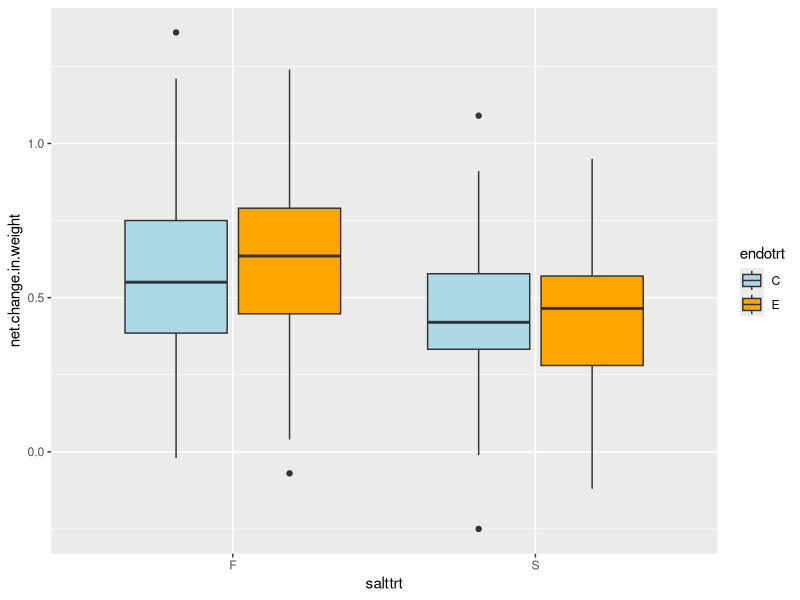
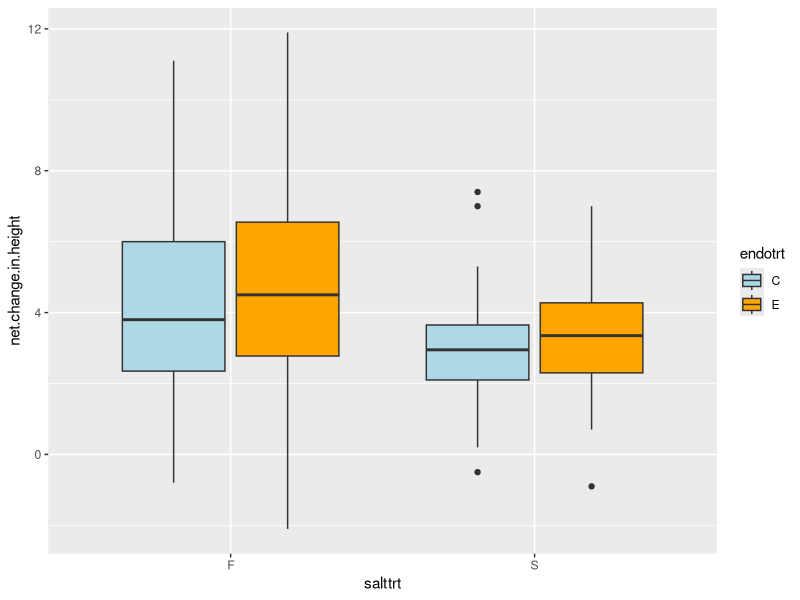
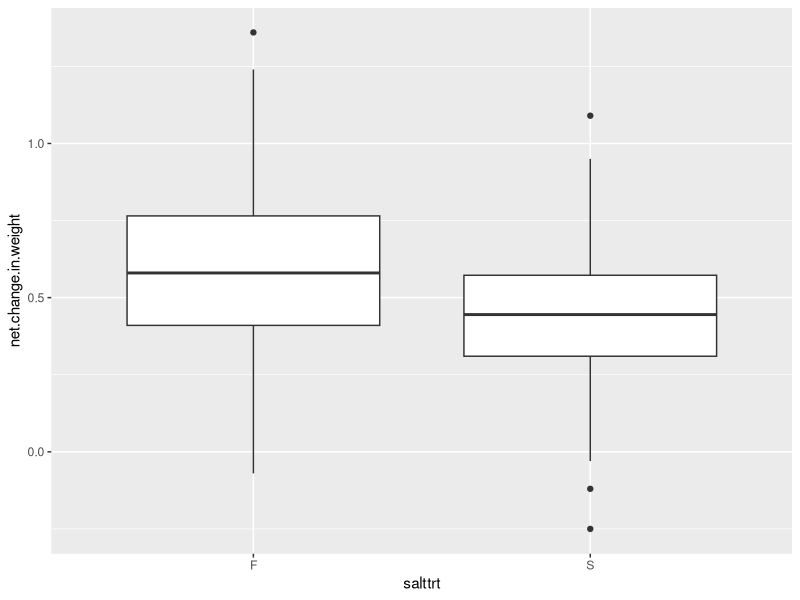
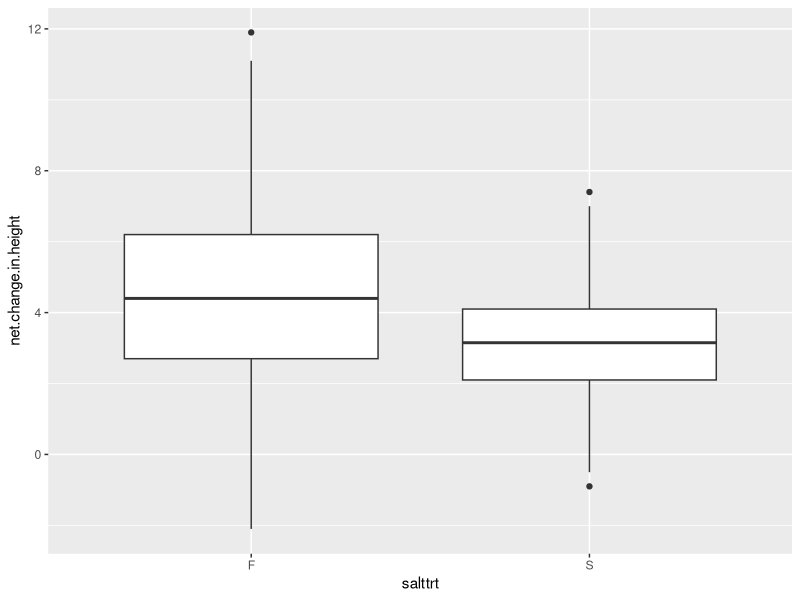
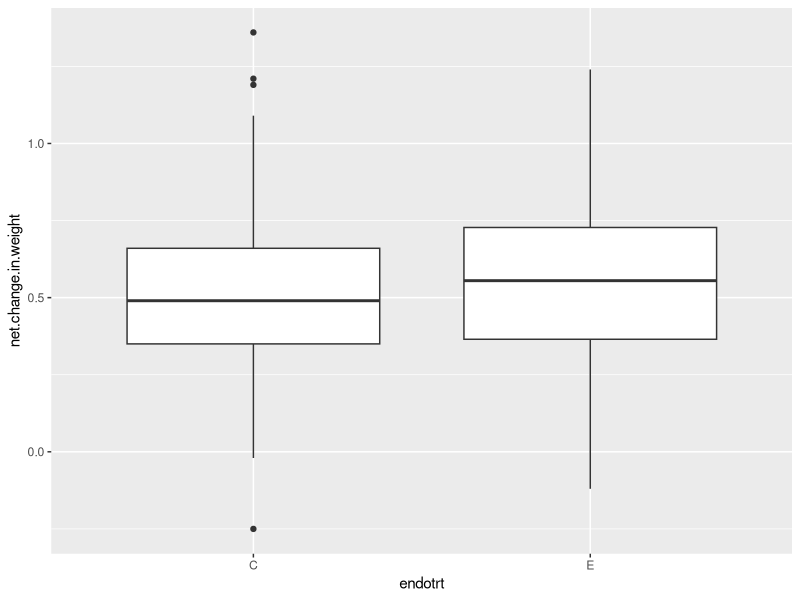
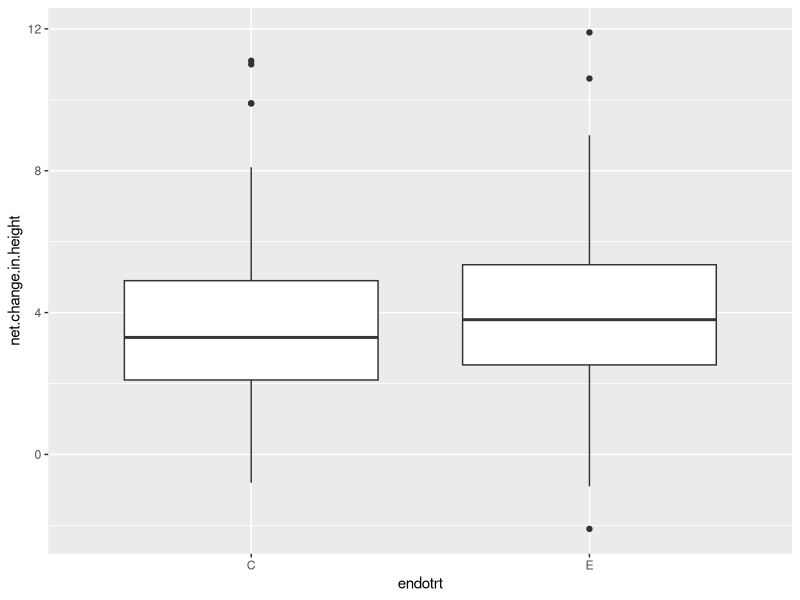

Reproduce these figures in R, in order.
## ---- chunk 1
rm(list = ls())
knitr::opts_chunk$set(echo = TRUE)
library(tidyverse)
## ---- chunk 2
bcgrowth<-read.csv("./bcsaltgrowthdata24Mar21.xlsx.csv")
bcgrowth<-subset(bcgrowth, bcgrowth$status.at.harvest !="dead")
mass_trt<-bcgrowth %>% select(salttrt,endotrt,net.change.in.weight) 
height_trt<-bcgrowth %>% select(salttrt,endotrt,net.change.in.height)
salt_mass<-bcgrowth %>% select(salttrt,net.change.in.weight)
salt_height<-bcgrowth %>% select(salttrt,net.change.in.height)
trt_mass<-bcgrowth %>% select(endotrt,net.change.in.weight) 
trt_height<-bcgrowth %>% select(endotrt,net.change.in.height)
print(bcgrowth)
## ---- chunk 3

endotrt=bcgrowth$endotrt
salttrt=bcgrowth$salttrt
net.change.in.weight=bcgrowth$net.change.in.weight
net.change.in.height=bcgrowth$net.change.in.height
grp_control<-subset(bcgrowth,endotrt=="C")
grp_endo<-subset(bcgrowth,endotrt=="E")
print(grp_endo)

FCmass<-mean(grp_control$net.change.in.weight[salttrt=="F"],na.rm=T)
print(FCmass)
SCmass<-mean(grp_control$net.change.in.weight[salttrt=="S"],na.rm=T)
print(SCmass)
FCheight<-mean(grp_control$net.change.in.height[salttrt=="F"],na.rm=T)
print(FCheight)
SCheight<-mean(grp_control$net.change.in.height[salttrt=="S"],na.rm=T)
print(SCheight)

FEmass<-mean(grp_endo$net.change.in.weight[salttrt=="F"],na.rm=T)
print(FEmass)
SEmass<-mean(grp_endo$net.change.in.weight[salttrt=="S"],na.rm=T)
print(SEmass)
FEheight<-mean(grp_endo$net.change.in.height[salttrt=="F"],na.rm=T)
print(FEheight)
SEheight<-mean(grp_endo$net.change.in.height[salttrt=="S"],na.rm=T)
print(SEheight)
## ---- chunk 4
changemass<-data.frame(FreshControl=FCmass, SaltControl=SCmass, FreshEndo=FEmass, SaltEndo=SEmass)
print(changemass)#average
## ---- chunk 5
changeheight<-data.frame(FreshControl=FCheight, SaltControl=SCheight, FreshEndo=FEheight, SaltEndo=SEheight)
print(changeheight)#average
## ---- chunk 6
ggplot(data=mass_trt)+
 aes(x=salttrt, y=net.change.in.weight, fill=endotrt)+
        scale_fill_manual(values=c("light blue","orange"))+
 geom_boxplot()
## ---- chunk 7
ggplot(data=height_trt)+
 aes(x=salttrt, y=net.change.in.height, fill=endotrt)+
        scale_fill_manual(values=c("light blue","orange"))+
 geom_boxplot()
## ---- chunk 8
ggplot(data=salt_mass)+
 aes(x=salttrt, y=net.change.in.weight)+
 geom_boxplot()
## ---- chunk 9
ggplot(data=salt_height)+
 aes(x=salttrt, y=net.change.in.height)+
 geom_boxplot()
## ---- chunk 10
ggplot(data=trt_mass)+
 aes(x=endotrt, y=net.change.in.weight)+
 geom_boxplot()
## ---- chunk 11
ggplot(data=trt_height)+
 aes(x=endotrt, y=net.change.in.height)+
 geom_boxplot()
